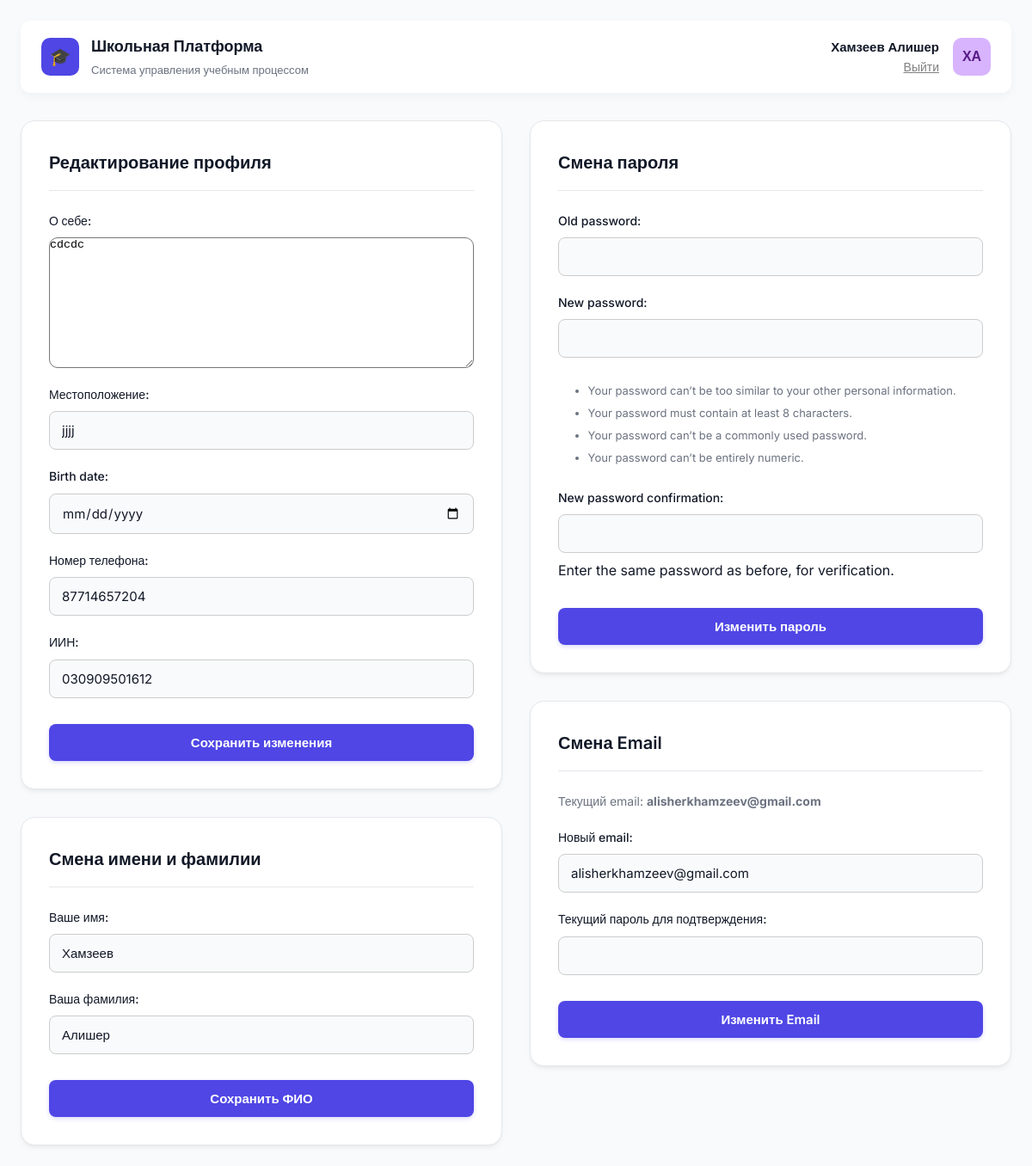
/profile/ (signed in), run on the app's committed database.
### bilimClassApp/models.py (models this page shows, shortened)
class Profile(models.Model):
    ROLE_CHOICES = (
        ('teacher', 'Учитель'),
        ('student', 'Ученик'),
        ('headteacher', 'Завуч'),
        ('admin', 'Администратор'),
    )
    user = models.OneToOneField(User, on_delete=models.CASCADE, related_name='profile')
    bio = models.TextField(max_length=500, blank=True, verbose_name="О себе")
    location = models.CharField(max_length=30, blank=True, verbose_name="Местоположение")
    birth_date = models.DateField(null=True, blank=True, verbose_name="Дата рождения")
    phone_number = models.CharField(
        max_length=20,
        blank=True,
        verbose_name="Номер телефона"
    )
    iin = models.CharField(
        max_length=12,
        blank=True, # Делаем поле необязательным
        verbose_name="ИИН"
    )
    role = models.CharField(
        max_length=20,
        choices=ROLE_CHOICES,
        verbose_name="Роль",
        blank=True,
        null=True
    )

### bilimClassApp/views.py (the view, shortened to what this page needs)
# urls.py: path('profile/', views.profile_view, name='profile'),
@login_required
def profile_view(request):
    try:
        profile = request.user.profile
    except Profile.DoesNotExist:
        profile = Profile.objects.create(user=request.user)
    profile_form = ProfileForm(instance=profile)
    password_form = CustomPasswordChangeForm(request.user)
    name_form = UserNameChangeForm(instance=request.user)
    email_form = EmailChangeForm(initial={'email': request.user.email})
    context = {
        'form': profile_form,
        'password_form': password_form,
        'name_form': name_form,
        'email_form': email_form,
    }
    return render(request, 'bilimClassApp/profile.html', context)

### bilimClassApp/forms.py (shortened to what this page needs)
class ProfileForm(forms.ModelForm):
    birth_date = forms.DateField(required=False, widget=forms.DateInput(attrs={'type': 'date'}))
    class Meta:
        model = Profile
        fields = ('bio', 'location', 'birth_date', 'phone_number','iin',)

class CustomPasswordChangeForm(PasswordChangeForm):
    def __init__(self, *args, **kwargs):
        super().__init__(*args, **kwargs)
        if 'autofocus' in self.fields['old_password'].widget.attrs:
            del self.fields['old_password'].widget.attrs['autofocus']

### bilimClassApp/templates/bilimClassApp/profile.html (shortened to what this page needs)
{% load static %}
<!DOCTYPE html>
<html lang="ru">
<head>
    <link rel="stylesheet" href="https://cdnjs.cloudflare.com/ajax/libs/font-awesome/6.4.2/css/all.min.css">
</head>
<body>
    <div class="container">
        <header class="page-header">
            <div class="header-logo">
                <div class="header-logo-icon">🎓</div>
                <div>
                    <h1>Школьная Платформа</h1>
                    <p>Система управления учебным процессом</p>
                </div>
            </div>
            <div class="header-user">
                <div class="header-user-info">
                    <a href="{% url 'profile' %}" class="header-user-link">
                        <h3 id="header-user-fullname">{{ user.get_full_name }}</h3>
                    </a>
                    <a class="logout" href="{% url 'logout' %}" class="header-user-link">
                        Выйти
                    </a>
                </div>
                <a href="{% url 'profile' %}" class="header-user-link">
                    <div class="header-user-avatar" id="header-user-initials">{{ user.first_name|first }}{{ user.last_name|first }}</div>
                </a>
            </div>
        </header>
        <main>
            <div class="profile-grid">
                <div class="grid-column">
                    <div class="form-card">
                        <h2>Редактирование профиля</h2>
                        <form id="profile-form" method="post" novalidate>
                            {{ form.as_p }}
                            <button type="submit">Сохранить изменения</button>
                        </form>
                    </div>
                    <div class="form-card" style="margin-top: 32px;">
                        <h2>Смена имени и фамилии</h2>
                        <form id="name-form" method="post" action="{% url 'change_name' %}" novalidate>
                            {{ name_form.as_p }}
                            <button type="submit">Сохранить ФИО</button>
                        </form>
                    </div>
                </div>
                <div class="grid-column">
                    <div class="form-card">
                        <h2>Смена пароля</h2>
                        <form id="password-form" method="post" action="{% url 'change_password' %}" novalidate>
                            {{ password_form.as_p }}
                            <button type="submit">Изменить пароль</button>
                        </form>
                    </div>
                    <div class="form-card" style="margin-top: 32px;">
                        <h2>Смена Email</h2>
                        <p style="font-size: 14px; color: var(--text-secondary); margin-bottom: 20px;">Текущий email: <strong>{{ user.email|default:"не указан" }}</strong></p>
                        <form id="email-form" method="post" action="{% url 'change_email' %}" novalidate>
                            {{ email_form.as_p }}
                            <button type="submit">Изменить Email</button>
                        </form>
                    </div>
                </div>
            </div>
        </main>
    </div>
</body>
</html>

### bilimClassApp/templates/bilimClassApp/profile.html (style rules this page uses)
:root { --bg-main: #F9FAFB; --bg-widget: #FFFFFF; --text-primary: #111827; --text-secondary: #6B7280; --border-color: #E5E7EB; --accent-primary: #4F46E5; --accent-primary-light: rgba(79, 70, 229, 0.1); --accent-purple: #8B5CF6; --accent-red: #EF4444; --accent-green: #10B981; --accent-green-bg: #D1FAE5; --accent-green-text: #065F46; --accent-red-bg: #FEE2E2; --accent-red-text: #991B1B; --widget-shadow: 0 4px 6px -1px rgb(0 0 0 / 0.05), 0 2px 4px -2px rgb(0 0 0 / 0.05); --header-shadow: 0 4px 12px rgba(16, 24, 40, 0.04); }
* { box-sizing: border-box; margin: 0; padding: 0; }
body { background-color: var(--bg-main); font-family: 'Inter', sans-serif; color: var(--text-primary); line-height: 1.6; }
.container { max-width: 1280px; margin: 0 auto; padding: 24px; }
.page-header { display: flex; justify-content: space-between; align-items: center; background: var(--bg-widget); padding: 16px 24px; border-radius: 12px; box-shadow: var(--header-shadow); margin-bottom: 32px; }
.header-logo { display: flex; align-items: center; gap: 14px; }
.header-logo-icon { width: 44px; height: 44px; background-color: var(--accent-primary); border-radius: 10px; color: white; display: grid; place-items: center; font-size: 20px; }
.header-logo h1 { font-size: 18px; font-weight: 600; margin-bottom: 2px; }
.header-logo p { font-size: 13px; color: var(--text-secondary); }
.header-user { display: flex; align-items: center; gap: 16px; }
.header-user-info h3 { font-weight: 600; font-size: 15px; text-align: right; }
.header-user-link { text-decoration: none; color: inherit; }
.header-user-avatar { width: 44px; height: 44px; border-radius: 10px; background-color: #D8B4FE; color: #581C87; display: grid; place-items: center; font-weight: 600; font-size: 16px; }
.profile-grid { display: grid; grid-template-columns: 1fr 1fr; gap: 32px; align-items: start; }
.form-card { background-color: var(--bg-widget); border: 1px solid var(--border-color); border-radius: 16px; padding: 32px; box-shadow: var(--widget-shadow); }
.form-card h2 { font-size: 20px; font-weight: 600; color: var(--text-primary); margin-bottom: 24px; padding-bottom: 16px; border-bottom: 1px solid var(--border-color); }
.form-card form p { display: flex; flex-direction: column; gap: 8px; margin-bottom: 20px; }
.form-card form label { font-weight: 500; font-size: 14px; color: var(--text-primary); }
.logout { display: flex; justify-self: end; font-size: 14px; color: gray; }
.form-card form input[type="text"], .form-card form input[type="email"], .form-card form input[type="password"], .form-card form input[type="date"] { width: 100%; padding: 12px 14px; border: 1px solid var(--border-color); border-radius: 8px; font-family: 'Inter', sans-serif; font-size: 15px; color: var(--text-primary); background-color: var(--bg-main); transition: border-color 0.2s ease, box-shadow 0.2s ease; }
.form-card button[type="submit"] { width: 100%; border: none; border-radius: 8px; padding: 12px 20px; font-family: 'Inter', sans-serif; font-size: 15px; font-weight: 600; color: white; cursor: pointer; background-color: #4F46E5; box-shadow: 0 2px 5px rgba(79, 70, 229, 0.2); transition: all 0.2s ease-in-out; margin-top: 10px; }
#password-form ul { margin-left: 7%; color: var(--text-secondary); font-size: 13px; }
#password-form ul li { margin-bottom: 5px; }
#profile-form textarea { border-radius: 10px; }
input { border-color: #ccc !important; }

### data on the page
Profile: bio "cdcdc", location "jjjj", phone_number "87714657204", iin "030909501612"

### other printed values
{{ user.get_full_name }} "Хамзеев Алишер"
{{ user.first_name|first }} "Х"
{{ user.last_name|first }} "А"
{{ user.email|default:"не указан" }} "alisherkhamzeev@gmail.com"
